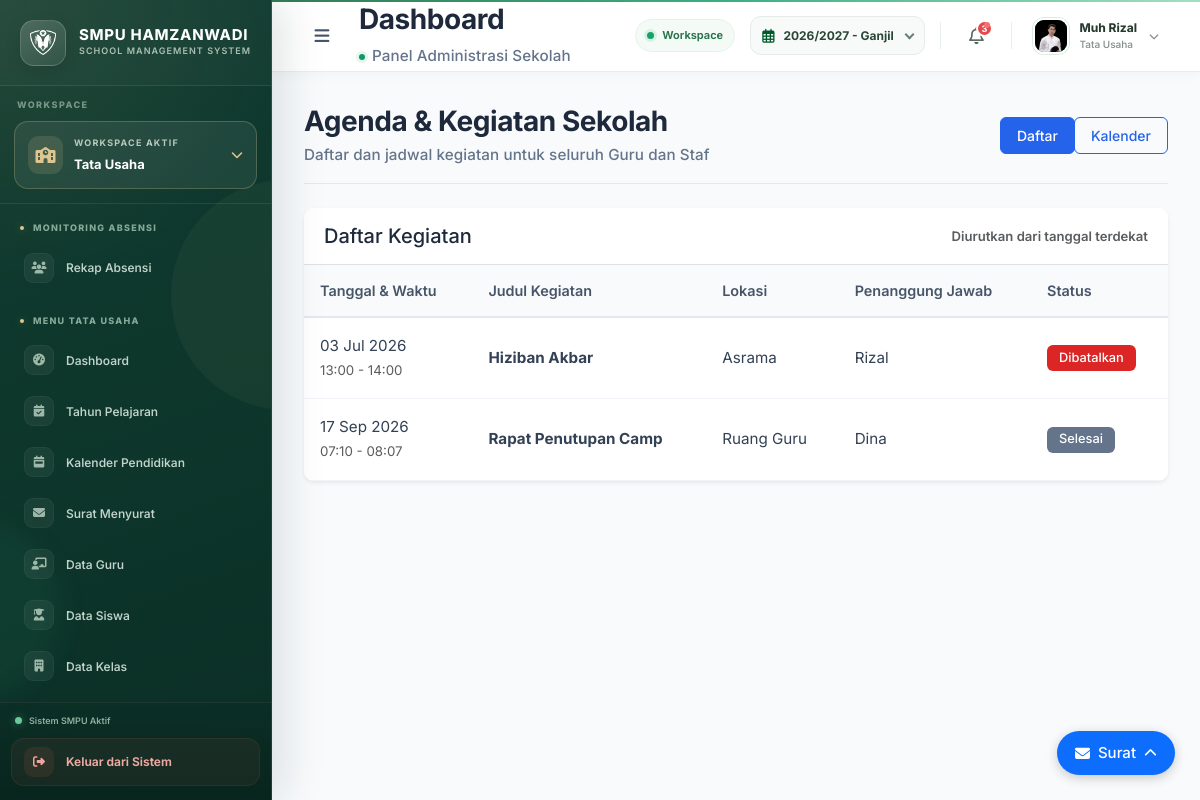
Screenshot of /agenda/ (signed in) with the database file from the repository.
### models.py (models this page shows, shortened)
class Guru(db.Model):
    __tablename__ = 'guru'
    nip = db.Column(db.String(50), nullable=True)
    nik = db.Column(db.String(20), nullable=True)
    gelar_depan = db.Column(db.String(30), nullable=True)
    gelar_belakang = db.Column(db.String(50), nullable=True)
    pendidikan_terakhir = db.Column(db.String(10), nullable=True)
    status_pernikahan = db.Column(db.String(20), nullable=True)
    id = db.Column(db.String(6), primary_key=True, unique=True, nullable=False)
    nama = db.Column(db.String(100), nullable=False)
    jenis_kelamin = db.Column(db.String(20), nullable=False)
    tempat_lahir = db.Column(db.String(100))
    tanggal_lahir = db.Column(db.Date)
    jabatan = db.Column(db.String(50), nullable=False)
    tugas_tambahan = db.Column(db.Text)
    sertifikasi = db.Column(db.Boolean, default=False)
    status = db.Column(db.String(20), default='Aktif')
    no_hp = db.Column(db.String(20))
    email = db.Column(db.String(100), unique=True, nullable=True)
    alamat = db.Column(db.Text)
    dibuat_pada = db.Column(db.DateTime, default=datetime.utcnow)
    foto_profil = db.Column(db.String(255), nullable=True)
    akun = db.relationship('User', backref='guru', uselist=False)

class AgendaKegiatan(db.Model):
    __tablename__ = 'agenda_kegiatan'
    id = db.Column(db.Integer, primary_key=True)
    judul = db.Column(db.String(200), nullable=False)
    deskripsi = db.Column(db.Text)
    tanggal_mulai = db.Column(db.DateTime, nullable=False)
    tanggal_selesai = db.Column(db.DateTime)
    lokasi = db.Column(db.String(150))
    penanggung_jawab = db.Column(db.String(100))
    status = db.Column(db.String(20), default='Terjadwal')
    dibuat_oleh = db.Column(db.String(100))
    dibuat_pada = db.Column(db.DateTime, default=datetime.utcnow)
    tahun_pelajaran = db.Column(db.String(20), nullable=False)

### routes/sections/kepsek/agenda.py (the view)
@agenda_bp.route('/')
def daftar_agenda():
    if not session.get('logged_in'):
        return redirect(url_for('login.halaman_login'))
    daftar = AgendaKegiatan.query.order_by(AgendaKegiatan.tanggal_mulai.asc()).all()
    sekarang = datetime.now()
    events = []
    daftar_dengan_status = []
    if daftar:
        for a in daftar:
            if a.status != "Dibatalkan":
                if a.tanggal_mulai > sekarang:
                    status = "Terjadwal"
                elif a.tanggal_selesai and a.tanggal_selesai < sekarang:
                    status = "Selesai"
                else:
                    status = "Berlangsung"
            else:
                status = "Dibatalkan"
            events.append({
                'id': a.id,
                'title': a.judul,
                'start': a.tanggal_mulai.strftime('%Y-%m-%dT%H:%M'),
                'end': a.tanggal_selesai.strftime('%Y-%m-%dT%H:%M') if a.tanggal_selesai else a.tanggal_mulai.strftime('%Y-%m-%dT%H:%M'),
                'status': status,
                'lokasi': a.lokasi or '',
                'pj': a.penanggung_jawab or ''
            })
            daftar_dengan_status.append({
                'id': a.id,
                'judul': a.judul,
                'deskripsi': a.deskripsi,
                'tanggal_mulai': a.tanggal_mulai,
                'tanggal_selesai': a.tanggal_selesai,
                'lokasi': a.lokasi,
                'penanggung_jawab': a.penanggung_jawab,
                'status': status
            })
    user_role = session.get('role', '')
    daftar_tugas = session.get('daftar_tugas', [])
    user = {
        'nama': session.get('user_name', 'Pengguna'),
        'jabatan': user_role,
        'tugas_tambahan': ", ".join(daftar_tugas) if isinstance(daftar_tugas, list) else "",
        'inisial': session.get('user_initials', 'U')
    }
    get_flashed_messages(with_categories=True)
    context = {
        'active_page': 'agenda',
        'halaman_aktif': 'utama',
        'role': user_role,
        'user': user,
        'user_name': session.get('user_name', ''),
        'daftar_agenda': daftar_dengan_status,
        'events': events,
        'tahun_pelajaran': g.tahun_pelajaran,  # ✅ Ganti jadi dinamis
        'semester': 'Genap'
    }
    return render_template('agenda.html', **context)

### templates/sections/kepsek/agenda.html (shortened to what this page needs)
{% extends "layout.html" %}
{% block extra_css %}
<link rel="stylesheet" href="{{ url_for('static', filename='css/jabatan/kepsek/agenda.css') }}">
{% endblock %}
{% block content %}
<div class="container-fluid px-4">
    <div class="page-header d-flex justify-content-between align-items-center mb-4">
        <div>
            <h2 class="page-title">Agenda & Kegiatan Sekolah</h2>
            <p class="page-subtitle">Daftar dan jadwal kegiatan untuk seluruh Guru dan Staf</p>
        </div>
        <div class="d-flex gap-2">
            <div class="btn-group" role="group">
                <button type="button" class="btn btn-outline-primary active" id="btnTampilanDaftar">Daftar</button>
                <button type="button" class="btn btn-outline-primary" id="btnTampilanKalender">Kalender</button>
            </div>
        </div>
    </div>
    <div id="tampilanDaftar" class="tampilan-aktif">
        <div class="card shadow-sm">
            <div class="card-header bg-white border-bottom d-flex justify-content-between align-items-center">
                <h5 class="mb-0">Daftar Kegiatan</h5>
                <span class="text-muted small">Diurutkan dari tanggal terdekat</span>
            </div>
            <div class="card-body p-0">
                {% if daftar_agenda %}
                <div class="table-responsive">
                    <table class="table table-hover align-middle mb-0">
                        <thead class="table-light">
                            <tr>
                                <th>Tanggal & Waktu</th>
                                <th>Judul Kegiatan</th>
                                <th>Lokasi</th>
                                <th>Penanggung Jawab</th>
                                <th>Status</th>
                            </tr>
                        </thead>
                        <tbody>
                            {% for a in daftar_agenda %}
                            <tr>
                                <td>
                                    {{ a.tanggal_mulai.strftime('%d %b %Y') }}<br>
                                    <small class="text-muted">{{ a.tanggal_mulai.strftime('%H:%M') }} - {{ a.tanggal_selesai.strftime('%H:%M') if a.tanggal_selesai else 'Selesai' }}</small>
                                </td>
                                <td><strong>{{ a.judul }}</strong><br><small class="text-muted">{{ a.deskripsi[:60] }}{% if a.deskripsi|length > 60 %}...{% endif %}</small></td>
                                <td>{{ a.lokasi or '-' }}</td>
                                <td>{{ a.penanggung_jawab or '-' }}</td>
                                <td>
                                    {% if a.status == 'Terjadwal' %}
                                        <span class="badge bg-primary">Terjadwal</span>
                                    {% elif a.status == 'Berlangsung' %}
                                        <span class="badge bg-success">Berlangsung</span>
                                    {% elif a.status == 'Selesai' %}
                                        <span class="badge bg-secondary">Selesai</span>
                                    {% else %}
                                        <span class="badge bg-danger">Dibatalkan</span>
                                    {% endif %}
                                </td>
                            </tr>
                            {% endfor %}
                        </tbody>
                    </table>
                </div>
                {% else %}
                <div class="text-center py-5 text-muted">
                    <i class="fa fa-calendar-times fa-3x mb-3"></i>
                    <p>Belum ada agenda kegiatan yang ditambahkan</p>
                </div>
                {% endif %}
            </div>
        </div>
    </div>
</div>
{% endblock %}

### templates/components/header.html (shortened to what this page needs)
<header class="header" id="adminHeader">
  <div class="header-left">
    <button
      type="button"
      class="toggle-sidebar"
      id="toggleSidebar"
      aria-label="Buka atau tutup sidebar"
      title="Menu navigasi"
    >
      <i class="fas fa-bars"></i>
    </button>
    <div class="header-heading">
      <h2 class="page-title">Dashboard</h2>
      <div class="page-subtitle">
        <span class="subtitle-dot"></span>
        <span>Panel Administrasi Sekolah</span>
      </div>
    </div>
  </div>
  <div class="header-right">
    <div class="system-status" title="Status tampilan sistem">
      <span class="system-status-dot"></span>
      <span>Workspace</span>
    </div>
    {% if g.sistem_mode != 'absensi' %}
    <div class="tahun-pemilih">
      <form action="{{ url_for('umum.ganti_tahun') }}" method="POST">
        <div class="academic-select-wrap">
          <span class="academic-icon">
            <i class="far fa-calendar-alt"></i>
          </span>
          <div class="custom-select">
          </div>
        </div>
      </form>
    </div>
    {% endif %}
    <button
      type="button"
      class="notification-btn"
      aria-label="Notifikasi"
      title="Notifikasi"
    >
      <i class="far fa-bell"></i>
      <span class="notification-badge">3</span>
    </button>
    <div class="user-profile" id="userProfileBtn">
      {% set nama_pengguna = session.get('user_name') or session.get('absensi_user_name', 'Pengguna') %}
      {% set foto = session.get('foto_profil') %}
      <button
        type="button"
        class="user-profile-trigger"
        id="userProfileTrigger"
        aria-label="Buka menu profil pengguna"
        aria-expanded="false"
        aria-controls="userDropdown"
      >
        <div class="user-avatar">
          {% if foto %}
            <img
              src="{{ url_for('tampilkan_foto_profil', filename=foto) }}"
              alt="Foto Profil"
              onerror="this.style.display='none'; this.parentElement.classList.add('avatar-fallback');"
            >
          {% else %}
            {{ nama_pengguna | inisial_avatar }}
          {% endif %}
        </div>
        <div class="user-info">
          <div class="user-name">
            {{ nama_pengguna | nama_singkat_dropdown }}
          </div>
          <div class="user-role">
            {% set aktif = session.get('halaman_aktif') | default('utama') %}
            {% if aktif == 'absensi' %}
              Guru
            {% elif aktif == 'bendahara' %}
              Bendahara
            {% elif aktif == 'admin_sistem' %}
              Admin Sistem
            {% elif aktif == 'wali_kelas' %}
              Wali Kelas
            {% elif aktif == 'waka_kurikulum' %}
              Waka Kurikulum
            {% elif aktif == 'waka_kesiswaan' %}
              Waka Kesiswaan
            {% elif aktif == 'pembina_ekskul' %}
              Pembina Ekstrakurikuler
            {% else %}
              {{ session.get('jabatan') or session.get('role', 'Pengguna Sistem') }}
            {% endif %}
          </div>
        </div>
        <i class="fas fa-chevron-down profile-chevron"></i>
      </button>
    </div>
  </div>
</header>

### rows the page displays
Guru: foto_profil (picture)
AgendaKegiatan: tanggal_mulai "03 Jul 2026", tanggal_mulai "13:00", tanggal_selesai "14:00", judul "Hiziban Akbar", lokasi "Asrama", penanggung_jawab "Rizal", shows "Dibatalkan"
AgendaKegiatan: tanggal_mulai "17 Sep 2026", tanggal_mulai "07:10", tanggal_selesai "08:07", judul "Rapat Penutupan Camp", lokasi "Ruang Guru", penanggung_jawab "Dina", shows "Selesai"

### other values shown
{{ user.jabatan }} "Tata Usaha"
{{ nama_pengguna | nama_singkat_dropdown }} "Muh Rizal"
{{ session.get('jabatan') or session.get('role', 'Pengguna Sistem') }} "Tata Usaha"
